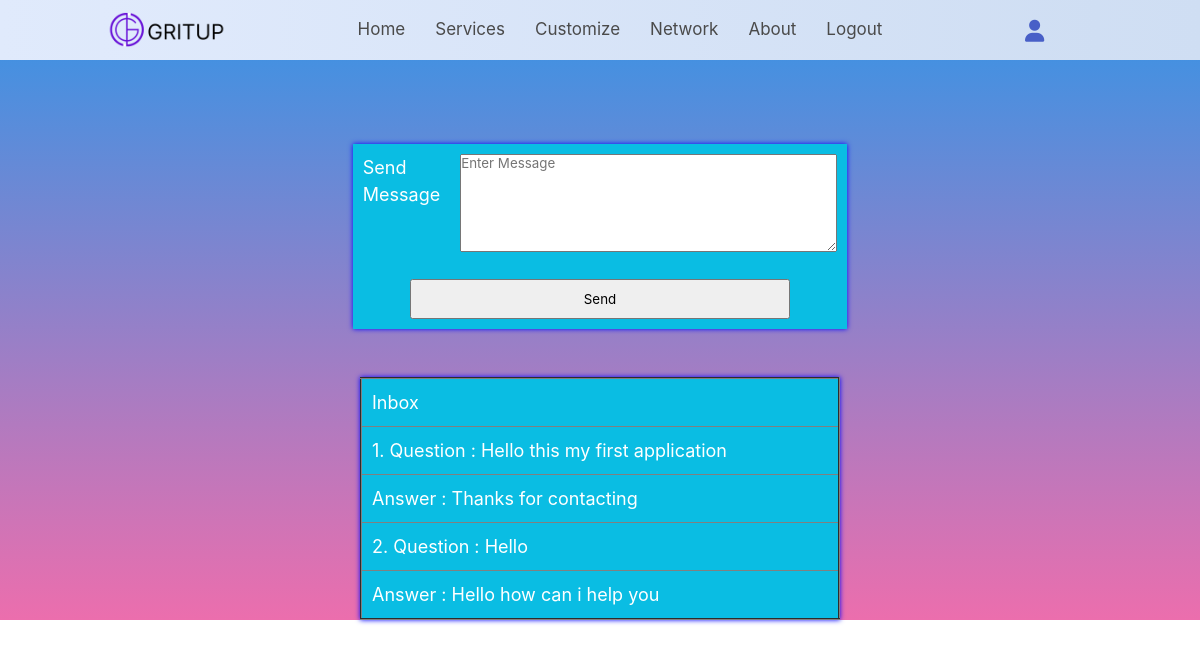
The app's page /chat.php?stu=test@gmail.com (signed in) with its own data.
### tables this page shows
CREATE TABLE `chat` (
  `id` int(11) NOT NULL,
  `adminemail` varchar(50) NOT NULL,
  `useremail` varchar(50) NOT NULL,
  `question` varchar(5000) NOT NULL,
  `answer` varchar(5000) NOT NULL
);

### chat.php (the view, shortened to what this page needs)
<!DOCTYPE html>
<html lang="en"
  xmlns:th="http://www.thymeleaf.org"
>
<head>
    <link type="text/css" href="css/network.css" rel="stylesheet" />
    <link rel="stylesheet" href="https://cdn.jsdelivr.net/npm/bulma@0.9.4/css/bulma.min.css">
    <link
      rel="stylesheet"
      href="https://cdnjs.cloudflare.com/ajax/libs/font-awesome/6.0.0-beta3/css/all.min.css"
    />
    <link href='https://unpkg.com/boxicons@2.1.1/css/boxicons.min.css' rel='stylesheet'>
    <link
    rel="stylesheet"
    href="https://cdnjs.cloudflare.com/ajax/libs/font-awesome/6.0.0-beta3/css/all.min.css"
  />
</head>
<body>
    <?php
$sn = $_SESSION['user'];
$un = $_REQUEST['stu'];
?>
    <nav>
        <div class="nav-bar">
            <span class="logo navLogo" id="ggg"><a href="#"><img src="./assests/logo1.png" style="height: 35px;margin-top: 10px;"></a></span>
            <div class="menu">
                <ul class="nav-links">
                    <li><a href="index.html" >Home</a></li>
                    <li><a href="index.html#services">Services</a></li>
                    <li><a href="personalized.html">Customize</a></li>
                    <li><a href="viewstudent1.php">Network</a></li>
                    <li><a href="index.html#ab">About</a></li>
                    <li><a href="index.html">Logout</a></li>
                </ul>
            </div>
            <div class="darkLight-searchBox">
                <div class="dark-light" style="margin-bottom: 20px;"><a href="signin.php">
                    <i class="fa-solid fa-user"></i></a>
                </div>
                <div class="searchBox">
                   <div class="searchToggle">
                   </div>
                </div>
            </div>
        </div>
    </nav>
    <br><br><br><br><br><br>
    <div>
        <form action="" method="post">
    <table border="0" align="center" width="40%" cellspacing="10" cellpadding="10">
    <tr>
    <td>Send Message</td>
    <td><textarea name="msg" id="msg" placeholder="Enter Message"
    rows="6" cols="40">
</textarea>
    </td>
</tr>
        <tr>
   <td colspan="2" align="center"><input type="submit" value="Send" name="log"></td>
</tr>
</table>
</form>
</div>
<br><br>
<?php
 $con = mysqli_connect("localhost","root","","gritup");
$q1 = "select * from chat where adminemail='$un' and useremail='$sn'";
      $r1 = mysqli_query($con,$q1);
      echo "<table border='2' cellspacing='2' cellpadding='2' width='40%' align='center'>
      <tr><td>Inbox</td></tr>";
      $i=1;
        while($d=mysqli_fetch_assoc($r1)){
            echo "<tr>";
            echo "<td>".$i++.". Question : ".$d['question']."</td></tr>";
            echo "<tr>";
            echo "<td> Answer : ".$d['answer']."</td></tr>";
        }
?>
</body>
</html>

### css/network.css (style rules this page uses)
nav { position: fixed; top: 0; left: 0; height: 60px; width: 100%; background-image: linear-gradient(to right, #e0eafc, #cfdef3); z-index: 100; scroll-behavior: smooth; }
nav .nav-bar { position: relative; height: 100%; max-width: 1000px; width: 100%; background-image: linear-gradient(to right, #e0eafc, #cfdef3); margin: 0 auto; display: flex; align-items: center; justify-content: space-between; }
nav .nav-bar .logo a { font-size: 25px; font-weight: 500; color: var(--text-color); text-decoration: none; }
.nav-bar .nav-links { display: flex; align-items: center; }
.nav-bar .nav-links li { margin: 0 5px; list-style: none; }
.nav-links li a { position: relative; font-size: 17px; font-weight: 400; color: var(--text-color); text-decoration: none; padding: 10px; }
.nav-links li a::before { content: ""; position: absolute; left: 50%; bottom: 0; transform: translateX(-50%); height: 6px; width: 6px; border-radius: 50%; background-color: var(--text-color); opacity: 0; transition: all 0.3s ease; }
.nav-bar .darkLight-searchBox { display: flex; align-items: center; }
.darkLight-searchBox .dark-light, .darkLight-searchBox .searchToggle { height: 40px; width: 40px; display: flex; align-items: center; justify-content: center; margin: 0 5px; }
.dark-light i, .searchToggle i { position: absolute; color: var(--text-color); font-size: 22px; cursor: pointer; transition: all 0.3s ease; }
.searchBox { position: relative; }
.darkLight-searchBox { display: flex; justify-content: end; }
#ggg { display: flex; justify-content: start; }
body { background-image: linear-gradient(#3494e6, #ec6ead); }

### chat.php (style rules this page uses)
td { padding:10px; }
input { height:40px; width:80%; }
table { font-size:18px; background-color:#0abde3; color:white; box-shadow:0px 0px 5px blue; }

### records on screen
chat: question "Hello this my first application", answer "Thanks for contacting"
chat: question "Hello", answer "Hello how can i help you"
